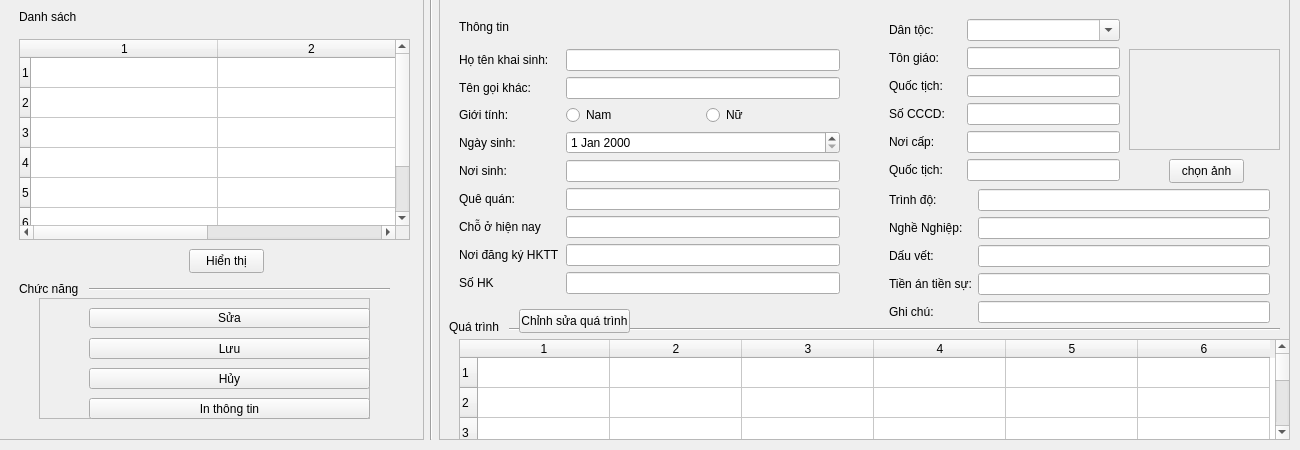
         <widget class="QWidget" name="tab_14">
          <attribute name="title">
           <string>Thông tin nhân khẩu</string>
          </attribute>
          <widget class="QWidget" name="horizontalLayoutWidget_2">
           <property name="geometry">
            <rect>
             <x>-1</x>
             <y>-1</y>
             <width>1291</width>
             <height>441</height>
            </rect>
           </property>
           <layout class="QHBoxLayout" name="horizontalLayout_18" stretch="1,0,2">
            <item>
             <layout class="QVBoxLayout" name="verticalLayout_13">
              <item>
               <widget class="QFrame" name="frame_14">
                <property name="frameShape">
                 <enum>QFrame::StyledPanel</enum>
                </property>
                <property name="frameShadow">
                 <enum>QFrame::Raised</enum>
                </property>
                <widget class="QLabel" name="label_45">
                 <property name="geometry">
                  <rect>
                   <x>20</x>
                   <y>10</y>
                   <width>61</width>
                   <height>16</height>
                  </rect>
                 </property>
                 <property name="text">
                  <string>Danh sách</string>
                 </property>
                </widget>
                <widget class="QTableWidget" name="tableWidget_8">
                 <property name="geometry">
                  <rect>
                   <x>20</x>
                   <y>40</y>
                   <width>391</width>
                   <height>201</height>
                  </rect>
                 </property>
                 <property name="mouseTracking">
                  <bool>false</bool>
                 </property>
                 <property name="tabletTracking">
                  <bool>false</bool>
                 </property>
                 <property name="acceptDrops">
                  <bool>true</bool>
                 </property>
                 <property name="autoFillBackground">
                  <bool>false</bool>
                 </property>
                 <property name="inputMethodHints">
                  <set>Qt::ImhNone</set>
                 </property>
                 <property name="frameShape">
                  <enum>QFrame::StyledPanel</enum>
                 </property>
                 <property name="selectionMode">
                  <enum>QAbstractItemView::SingleSelection</enum>
                 </property>
                 <property name="selectionBehavior">
                  <enum>QAbstractItemView::SelectRows</enum>
                 </property>
                 <property name="rowCount">
                  <number>7</number>
                 </property>
                 <property name="columnCount">
                  <number>2</number>
                 </property>
                 <attribute name="horizontalHeaderVisible">
                  <bool>true</bool>
                 </attribute>
                 <attribute name="horizontalHeaderDefaultSectionSize">
                  <number>187</number>
                 </attribute>
                 <row/>
                 <row/>
                 <row/>
                 <row/>
                 <row/>
                 <row/>
                 <row/>
                 <column/>
                 <column/>
                </widget>
                <widget class="Line" name="line_9">
                 <property name="geometry">
                  <rect>
                   <x>90</x>
                   <y>280</y>
                   <width>301</width>
                   <height>20</height>
                  </rect>
                 </property>
                 <property name="orientation">
                  <enum>Qt::Horizontal</enum>
                 </property>
                </widget>
                <widget class="QLabel" name="label_46">
                 <property name="geometry">
                  <rect>
                   <x>20</x>
                   <y>280</y>
                   <width>61</width>
                   <height>20</height>
                  </rect>
                 </property>
                 <property name="text">
                  <string>Chức năng</string>
                 </property>
                </widget>
                <widget class="QFrame" name="frame_15">
                 <property name="geometry">
                  <rect>
                   <x>40</x>
                   <y>299</y>
                   <width>331</width>
                   <height>121</height>
                  </rect>
                 </property>
                 <property name="frameShape">
                  <enum>QFrame::StyledPanel</enum>
                 </property>
                 <property name="frameShadow">
                  <enum>QFrame::Raised</enum>
                 </property>
                 <widget class="QPushButton" name="pushButton_40">
                  <property name="geometry">
                   <rect>
                    <x>50</x>
                    <y>10</y>
                    <width>281</width>
                    <height>20</height>
                   </rect>
                  </property>
                  <property name="text">
                   <string>Sửa</string>
                  </property>
                 </widget>
                 <widget class="QPushButton" name="pushButton_41">
                  <property name="geometry">
                   <rect>
                    <x>50</x>
                    <y>40</y>
                    <width>281</width>
                    <height>21</height>
                   </rect>
                  </property>
                  <property name="text">
                   <string>Lưu</string>
                  </property>
                 </widget>
                 <widget class="QPushButton" name="pushButton_42">
                  <property name="geometry">
                   <rect>
                    <x>50</x>
                    <y>70</y>
                    <width>281</width>
                    <height>21</height>
                   </rect>
                  </property>
                  <property name="text">
                   <string>Hủy</string>
                  </property>
                 </widget>
                 <widget class="QPushButton" name="pushButton_43">
                  <property name="geometry">
                   <rect>
                    <x>50</x>
                    <y>100</y>
                    <width>281</width>
                    <height>21</height>
                   </rect>
                  </property>
                  <property name="text">
                   <string>In thông tin</string>
                  </property>
                 </widget>
                 <widget class="QLabel" name="label_47">
                  <property name="geometry">
                   <rect>
                    <x>10</x>
                    <y>10</y>
                    <width>31</width>
                    <height>21</height>
                   </rect>
                  </property>
                  <property name="styleSheet">
                   <string notr="true">QLabel {
	border-image: url(C:/Users/Admin/Documents/cnpm/edit.png);
	color: white;
}</string>
                  </property>
                  <property name="text">
                   <string/>
                  </property>
                 </widget>
                 <widget class="QLabel" name="label_48">
                  <property name="geometry">
                   <rect>
                    <x>10</x>
                    <y>40</y>
                    <width>31</width>
                    <height>21</height>
                   </rect>
                  </property>
                  <property name="styleSheet">
                   <string notr="true">QLabel {
	border-image: url(C:/Users/Admin/Documents/cnpm/save.png);
	color: white;
}</string>
                  </property>
                  <property name="text">
                   <string/>
                  </property>
                 </widget>
                 <widget class="QLabel" name="label_49">
                  <property name="geometry">
                   <rect>
                    <x>10</x>
                    <y>70</y>
                    <width>31</width>
                    <height>21</height>
                   </rect>
                  </property>
                  <property name="styleSheet">
                   <string notr="true">QLabel {
	border-image: url(C:/Users/Admin/Documents/cnpm/huy.png);
	color: white;
}</string>
                  </property>
                  <property name="text">
                   <string/>
                  </property>
                 </widget>
                 <widget class="QLabel" name="label_50">
                  <property name="geometry">
                   <rect>
                    <x>10</x>
                    <y>100</y>
                    <width>31</width>
                    <height>21</height>
                   </rect>
                  </property>
                  <property name="styleSheet">
                   <string notr="true">QLabel {
	border-image: url(C:/Users/Admin/Documents/cnpm/print.jpeg);
	color: white;
}</string>
                  </property>
                  <property name="text">
                   <string/>
                  </property>
                 </widget>
                </widget>
                <widget class="QPushButton" name="pushButton_70">
                 <property name="geometry">
                  <rect>
                   <x>190</x>
                   <y>250</y>
                   <width>75</width>
                   <height>24</height>
                  </rect>
                 </property>
                 <property name="text">
                  <string>Hiển thị</string>
                 </property>
                </widget>
               </widget>
              </item>
             </layout>
            </item>
            <item>
             <widget class="Line" name="line_11">
              <property name="orientation">
               <enum>Qt::Vertical</enum>
              </property>
             </widget>
            </item>
            <item>
             <layout class="QVBoxLayout" name="verticalLayout_18">
              <item>
               <widget class="QFrame" name="frame_16">
                <property name="enabled">
                 <bool>true</bool>
                </property>
                <property name="frameShape">
                 <enum>QFrame::StyledPanel</enum>
                </property>
                <property name="frameShadow">
                 <enum>QFrame::Raised</enum>
                </property>
                <widget class="QLabel" name="label_51">
                 <property name="geometry">
                  <rect>
                   <x>20</x>
                   <y>20</y>
                   <width>61</width>
                   <height>16</height>
                  </rect>
                 </property>
                 <property name="text">
                  <string>Thông tin</string>
                 </property>
                </widget>
                <widget class="QWidget" name="formLayoutWidget_22">
                 <property name="geometry">
                  <rect>
                   <x>20</x>
                   <y>50</y>
                   <width>381</width>
                   <height>261</height>
                  </rect>
                 </property>
                 <layout class="QFormLayout" name="formLayout_22">
                  <item row="0" column="0">
                   <widget class="QLabel" name="hTNKhaiSinhLabel_4">
                    <property name="text">
                     <string>Họ tên khai sinh:</string>
                    </property>
                   </widget>
                  </item>
                  <item row="0" column="1">
                   <widget class="QLineEdit" name="hTNKhaiSinhLineEdit_8"/>
                  </item>
                  <item row="1" column="0">
                   <widget class="QLabel" name="tNGIKhCNUCLabel">
                    <property name="text">
                     <string>Tên gọi khác:</string>
                    </property>
                   </widget>
                  </item>
                  <item row="1" column="1">
                   <widget class="QLineEdit" name="tNGIKhCNUCLineEdit"/>
                  </item>
                  <item row="2" column="0">
                   <widget class="QLabel" name="giITNhLabel_5">
                    <property name="text">
                     <string>Giới tính:</string>
                    </property>
                   </widget>
                  </item>
                  <item row="3" column="0">
                   <widget class="QLabel" name="ngYSinhLabel_6">
                    <property name="text">
                     <string>Ngày sinh:</string>
                    </property>
                   </widget>
                  </item>
                  <item row="4" column="0">
                   <widget class="QLabel" name="nISinhLabel_4">
                    <property name="text">
                     <string>Nơi sinh:</string>
                    </property>
                   </widget>
                  </item>
                  <item row="4" column="1">
                   <widget class="QLineEdit" name="nISinhLineEdit_4"/>
                  </item>
                  <item row="5" column="0">
                   <widget class="QLabel" name="quQuNLabel_4">
                    <property name="text">
                     <string>Quê quán:</string>
                    </property>
                   </widget>
                  </item>
                  <item row="5" column="1">
                   <widget class="QLineEdit" name="quQuNLineEdit_4"/>
                  </item>
                  <item row="6" column="0">
                   <widget class="QLabel" name="chHiNNayLabel_4">
                    <property name="text">
                     <string>Chỗ ở hiện nay</string>
                    </property>
                   </widget>
                  </item>
                  <item row="6" column="1">
                   <widget class="QLineEdit" name="chHiNNayLineEdit_4"/>
                  </item>
                  <item row="7" column="0">
                   <widget class="QLabel" name="nINgKKhaiSinhLabel">
                    <property name="text">
                     <string>Nơi đăng ký HKTT</string>
                    </property>
                   </widget>
                  </item>
                  <item row="7" column="1">
                   <widget class="QLineEdit" name="nINgKKhaiSinhLineEdit"/>
                  </item>
                  <item row="8" column="0">
                   <widget class="QLabel" name="sHKLabel">
                    <property name="text">
                     <string>Số HK</string>
                    </property>
                   </widget>
                  </item>
                  <item row="8" column="1">
                   <widget class="QLineEdit" name="sHKLineEdit"/>
                  </item>
                  <item row="2" column="1">
                   <layout class="QHBoxLayout" name="horizontalLayout_20">
                    <item>
                     <widget class="QRadioButton" name="radioButton_11">
                      <property name="text">
                       <string>Nam</string>
                      </property>
                     </widget>
                    </item>
                    <item>
                     <widget class="QRadioButton" name="radioButton_12">
                      <property name="text">
                       <string>Nữ</string>
                      </property>
                     </widget>
                    </item>
                   </layout>
                  </item>
                  <item row="3" column="1">
                   <widget class="QDateEdit" name="dateEdit_14"/>
                  </item>
                 </layout>
                </widget>
                <widget class="QWidget" name="formLayoutWidget_23">
                 <property name="geometry">
                  <rect>
                   <x>450</x>
                   <y>20</y>
                   <width>231</width>
                   <height>164</height>
                  </rect>
                 </property>
                 <layout class="QFormLayout" name="formLayout_23">
                  <property name="horizontalSpacing">
                   <number>22</number>
                  </property>
                  <item row="0" column="0">
                   <widget class="QLabel" name="dNTCLabel_4">
                    <property name="text">
                     <string>Dân tộc:</string>
                    </property>
                   </widget>
                  </item>
                  <item row="1" column="0">
                   <widget class="QLabel" name="tNGiOLabel_4">
                    <property name="text">
                     <string>Tôn giáo:</string>
                    </property>
                   </widget>
                  </item>
                  <item row="1" column="1">
                   <widget class="QLineEdit" name="tNGiOLineEdit"/>
                  </item>
                  <item row="3" column="0">
                   <widget class="QLabel" name="sCCCDLabel_4">
                    <property name="text">
                     <string>Số CCCD:</string>
                    </property>
                   </widget>
                  </item>
                  <item row="3" column="1">
                   <widget class="QLineEdit" name="sCCCDLineEdit_4"/>
                  </item>
                  <item row="4" column="0">
                   <widget class="QLabel" name="nICPLabel_4">
                    <property name="text">
                     <string>Nơi cấp:</string>
                    </property>
                   </widget>
                  </item>
                  <item row="4" column="1">
                   <widget class="QLineEdit" name="nICPLineEdit_4"/>
                  </item>
                  <item row="5" column="0">
                   <widget class="QLabel" name="quCTChLabel">
                    <property name="text">
                     <string>Quốc tịch:</string>
                    </property>
                   </widget>
                  </item>
                  <item row="5" column="1">
                   <widget class="QLineEdit" name="quCTChLineEdit"/>
                  </item>
                  <item row="0" column="1">
                   <widget class="QComboBox" name="comboBox_14">
                    <property name="editable">
                     <bool>true</bool>
                    </property>
                   </widget>
                  </item>
                  <item row="2" column="0">
                   <widget class="QLabel" name="quCTChLabel_4">
                    <property name="text">
                     <string>Quốc tịch:</string>
                    </property>
                   </widget>
                  </item>
                  <item row="2" column="1">
                   <widget class="QLineEdit" name="quCTChLineEdit_4"/>
                  </item>
                 </layout>
                </widget>
                <widget class="QLabel" name="label_52">
                 <property name="geometry">
                  <rect>
                   <x>10</x>
                   <y>320</y>
                   <width>51</width>
                   <height>16</height>
                  </rect>
                 </property>
                 <property name="text">
                  <string>Quá trình</string>
                 </property>
                </widget>
                <widget class="Line" name="line_10">
                 <property name="geometry">
                  <rect>
                   <x>70</x>
                   <y>320</y>
                   <width>771</width>
                   <height>20</height>
                  </rect>
                 </property>
                 <property name="orientation">
                  <enum>Qt::Horizontal</enum>
                 </property>
                </widget>
                <widget class="QTableWidget" name="tableWidget_9">
                 <property name="enabled">
                  <bool>true</bool>
                 </property>
                 <property name="geometry">
                  <rect>
                   <x>20</x>
                   <y>340</y>
                   <width>831</width>
                   <height>101</height>
                  </rect>
                 </property>
                 <property name="rowCount">
                  <number>10</number>
                 </property>
                 <property name="columnCount">
                  <number>6</number>
                 </property>
                 <attribute name="horizontalHeaderVisible">
                  <bool>true</bool>
                 </attribute>
                 <attribute name="horizontalHeaderDefaultSectionSize">
                  <number>132</number>
                 </attribute>
                 <row/>
                 <row/>
                 <row/>
                 <row/>
                 <row/>
                 <row/>
                 <row/>
                 <row/>
                 <row/>
                 <row/>
                 <column/>
                 <column/>
                 <column/>
                 <column/>
                 <column/>
                 <column/>
                </widget>
                <widget class="QFrame" name="frame_17">
                 <property name="geometry">
                  <rect>
                   <x>690</x>
                   <y>50</y>
                   <width>151</width>
                   <height>101</height>
                  </rect>
                 </property>
                 <property name="frameShape">
                  <enum>QFrame::StyledPanel</enum>
                 </property>
                 <property name="frameShadow">
                  <enum>QFrame::Raised</enum>
                 </property>
                 <widget class="QLabel" name="label_53">
                  <property name="geometry">
                   <rect>
                    <x>0</x>
                    <y>0</y>
                    <width>151</width>
                    <height>101</height>
                   </rect>
                  </property>
                  <property name="styleSheet">
                   <string notr="true">QLabel {
	border-image: url(C:/Users/Admin/Documents/cnpm/people.png);
	color: white;
}</string>
                  </property>
                  <property name="text">
                   <string/>
                  </property>
                 </widget>
                </widget>
                <widget class="QWidget" name="formLayoutWidget_24">
                 <property name="geometry">
                  <rect>
                   <x>450</x>
                   <y>190</y>
                   <width>381</width>
                   <height>136</height>
                  </rect>
                 </property>
                 <layout class="QFormLayout" name="formLayout_24">
                  <item row="0" column="0">
                   <widget class="QLabel" name="trNhLabel">
                    <property name="text">
                     <string>Trình độ:</string>
                    </property>
                   </widget>
                  </item>
                  <item row="0" column="1">
                   <widget class="QLineEdit" name="trNhLineEdit"/>
                  </item>
                  <item row="1" column="0">
                   <widget class="QLabel" name="nghNghiPLabel_7">
                    <property name="text">
                     <string>Nghề Nghiệp:</string>
                    </property>
                   </widget>
                  </item>
                  <item row="1" column="1">
                   <widget class="QLineEdit" name="nghNghiPLineEdit_7"/>
                  </item>
                  <item row="2" column="0">
                   <widget class="QLabel" name="dUVTLabel">
                    <property name="text">
                     <string>Dấu vết:</string>
                    </property>
                   </widget>
                  </item>
                  <item row="2" column="1">
                   <widget class="QLineEdit" name="dUVTLineEdit"/>
                  </item>
                  <item row="4" column="0">
                   <widget class="QLabel" name="ghiChLabel_7">
                    <property name="text">
                     <string>Ghi chú:</string>
                    </property>
                   </widget>
                  </item>
                  <item row="4" column="1">
                   <widget class="QLineEdit" name="ghiChLineEdit_7"/>
                  </item>
                  <item row="3" column="0">
                   <widget class="QLabel" name="tiNNTiNSLabel_2">
                    <property name="text">
                     <string>Tiền án tiền sự:</string>
                    </property>
                   </widget>
                  </item>
                  <item row="3" column="1">
                   <widget class="QLineEdit" name="tiNNTiNSLineEdit_2"/>
                  </item>
                 </layout>
                </widget>
                <widget class="QPushButton" name="pushButton_44">
                 <property name="geometry">
                  <rect>
                   <x>730</x>
                   <y>160</y>
                   <width>75</width>
                   <height>24</height>
                  </rect>
                 </property>
                 <property name="text">
                  <string>chọn ảnh</string>
                 </property>
                </widget>
                <widget class="QPushButton" name="pushButton_25">
                 <property name="geometry">
                  <rect>
                   <x>80</x>
                   <y>310</y>
                   <width>111</width>
                   <height>24</height>
                  </rect>
                 </property>
                 <property name="text">
                  <string>Chỉnh sửa quá trình</string>
                 </property>
                </widget>
               </widget>
              </item>
             </layout>
            </item>
           </layout>
          </widget>
         </widget>
